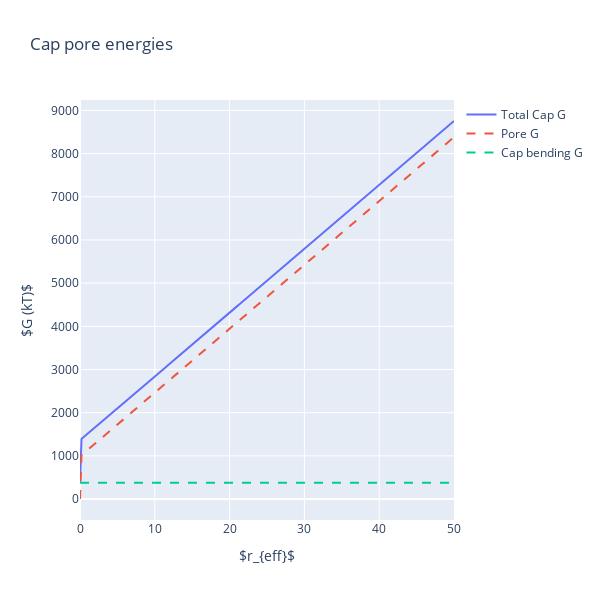

Write notebook code for a chart like this one.
### Markdown cell above
# Pore at hemispherical tip
For modeling simplicity (ie symmetry), I'll stick the pore at the very end of the protrusion where the hemispherical cap comes to its apex.  Thus, this is essentially just the pore at the apex of a hemisphere.  

I could track the pore expansion until it consumes the whole cap.  However, my assumption of constant (!= uniform) distance b/w membranes will probably start to cause major deviations at that point.  I'll restrict my analysis to ~50 nm since Chizmadzhev et al (1995) found that total pore E starts decreasing after that point due to alleviation of bending stress via intermembrane distance widening.

*Assume:*
- Membrane is locally conical around pore
- Radially symmetric expansion of the pore since it's at the pole of a uniformly stressed hemisphere 

The total system energy is simply the combined bending energies $G_pore + G_cap$.  We can calculate the pore energy from Christoph's solution to the inclined toroidal pore as set up above.  Using the assumptions above, the cap stress profile will be held uniform and static so $G_cap$ is just the stress times whatever cap area remains as the pore expands.  
To find the remaining cap area as the pore expands, we use the solution to Archimedes's hat-box:<br>
<img src='Imgs/sphere_belt_area.jpg' width=400> <br>
The area of the light blue belt is equal to the area of the vertical walls of cylinder on the right.  Thus,
    $A = 2\pi r h$,
or in my standardized notation: <br>
    $A = 2\pi R_0 h_{band}$
    
To find $h$, we need to examine the pore and do some trig. <br>
<img src='Imgs/protrusion_pore_tilt.jpg' width=250> <br>
From 'Inclined fusion pore.ipynb', we know: <br>
    $\theta = arcsin(\frac{r_0}{R_0})$ <br>
where $r_0$ is the pore radius and $R_0$ is the protrusion radius.  Knowing $\theta$, we can find $h$: <br>
    $h_{band} = R_0 cos(\theta) = \frac{r}{tan(\theta)}$

Additionally, the pore energy will be graphed over the "effective pore radius", $r_{eff}$.  This is defined as the minimum pore radius for a given $\theta$ and is depicted below: <br>
<img src='Imgs/inclined_pore_r_eff.jpg' width=250> <br>
From the image above, we find that $r_{eff}$ is related to $r_0$ by the equation: <br>
$r_0 = r_e + c = r_e + m - m cos(\theta) = r_e + m (1 - cos(\theta))$

### Code cell
# ---------------------------------------------------------------------
# Computation: bending energy of the initial hemispherical tip
# ---------------------------------------------------------------------

# Sim param
stepSize = 0.1 # Step size of pore radius dilation; nm
max_r = 50 # Maximum pore radius to do computations for; nm
nStep = int(np.ceil(max_r/stepSize + 1)) # Num steps to take
    # +1 so that I preserve num of steps after adding initial values
print("nStep = ",nStep)

# Set up the arrays of length nStep to hold my computations
GCap = [None]*nStep # Bending *energy* of all the non-pore membrane in the cap; kT
GCapPore = [None]*nStep # Energy of the fusion pore (Helfrich bending only); kT
GTotCap = [None]*nStep # Total Gb of cap = GCap + GCapPore; kT
rEffCap = np.linspace(0,max_r,num=nStep) # Effective radius of pore; nm
    # This is the pore radius at the narrowest point which < r0 if theta != 0
    # Note: linspace is start and end point inclusive by default. 
    # Thus there are nStep-2 evenly spaced points in the open interval (0,max_r)

# Set/Compute initial conditions for referencing in computations
stressCap = helfrichStress(1/R0,1/R0,KbProtr) # The static, uniform stress of the cap membrane
GCap[0] = 2*np.pi*(R0**2) * stressCap # Init Gb of cap; kT
    # is ACap * CapStress where ACap == SA of a hemisphere of radius R
GCapPore[0] = 0
GTotCap[0] = GCap[0]+GCapPore[0]

# Find GCap, GCapPore, and thus GTotCap for each value of rCapPore
for i in range(1,nStep):
    #Vars for each iteration of loop
    theta = np.arcsin(rEffCap[i]/R0) # Angle of pore incline == angle from z axis; radians
        # For theta, neglect difference b/w r0 and rEffCap[i]
    r0 = rEffCap[i] + m*(1-np.cos(theta)) # r0 as defined in the figures in the set-up
        # What we actually plug into Christoph & Rob's solution
    hBand = R0*np.cos(theta)
    #print("hBand(",i,") = ",hBand)
    
    # Find Gb of cap
    A = 2*np.pi*R0*hBand # Area of remaining cap
    GCap[i] = A*stressCap
    
    # Find Gb of the inclined pore
    GCapPore[i] = GPore(r0,theta,KbPore)
    
    GTotCap[i] = GCap[i]+GCapPore[i]

print("rEffCap = ",rEffCap[0])
print('GCap = ',GCap[0])
print('GCapPore = ',GCapPore[0])
print('GTotCap = ',GTotCap[0])
print('\n')
print("rEffCap = ",rEffCap[1])
print('GCap = ',GCap[1])
print('GCapPore = ',GCapPore[1])
print('GTotCap = ',GTotCap[1])
print('\n')
print("rEffCap = ",rEffCap[nStep-1])
print('GCap = ',GCap[nStep-1])
print('GCapPore = ',GCapPore[nStep-1])
print('GTotCap = ',GTotCap[nStep-1])

# ---------------------------------------------------------------------
# Graph the results for the cap pore
# ---------------------------------------------------------------------
capGraph = go.Figure()
capGraph.add_trace(go.Scatter(x=rEffCap, y=GTotCap, name=r"Total Cap G",
                        mode='lines'))
capGraph.add_trace(go.Scatter(x=rEffCap, y=GCapPore, name=r"Pore G",
                        line=dict(dash='dash'),
                        mode='lines'))
capGraph.add_trace(go.Scatter(x=rEffCap, y=GCap, name=r"Cap bending G",
                        line=dict(dash='dash'),
                        mode='lines'))
# Some quick figure styling
capGraph.update_layout(title="Cap pore energies",
                  xaxis_title=r"$r_{eff}$", yaxis_title=r"$G (kT)$",
                  autosize=False, width=600, height=600)
capGraph.show()

print('done')

### Figure 1 — Plotly figure (JSON) as saved in the notebook; plotly's stock layout.template omitted (floating-point values rounded to 4 significant figures; data arrays with more than 128 entries replaced by an {"elided": "..."} marker saying what was removed)
{"data": [{"mode": "lines", "name": "Total Cap G", "type": "scatter", "x": {"elided": "501 float values"}, "y": {"elided": "501 float values"}}, {"line": {"dash": "dash"}, "mode": "lines", "name": "Pore G", "type": "scatter", "x": {"elided": "501 float values"}, "y": {"elided": "501 float values"}}, {"line": {"dash": "dash"}, "mode": "lines", "name": "Cap bending G", "type": "scatter", "x": {"elided": "501 float values"}, "y": {"elided": "501 float values"}}], "layout": {"autosize": false, "height": 600, "title": {"text": "Cap pore energies"}, "width": 600, "xaxis": {"autorange": true, "range": [0, 50], "title": {"text": "$r_{eff}$"}, "type": "linear"}, "yaxis": {"autorange": true, "range": [-486.4, 9242.0], "title": {"text": "$G (kT)$"}, "type": "linear"}}}
